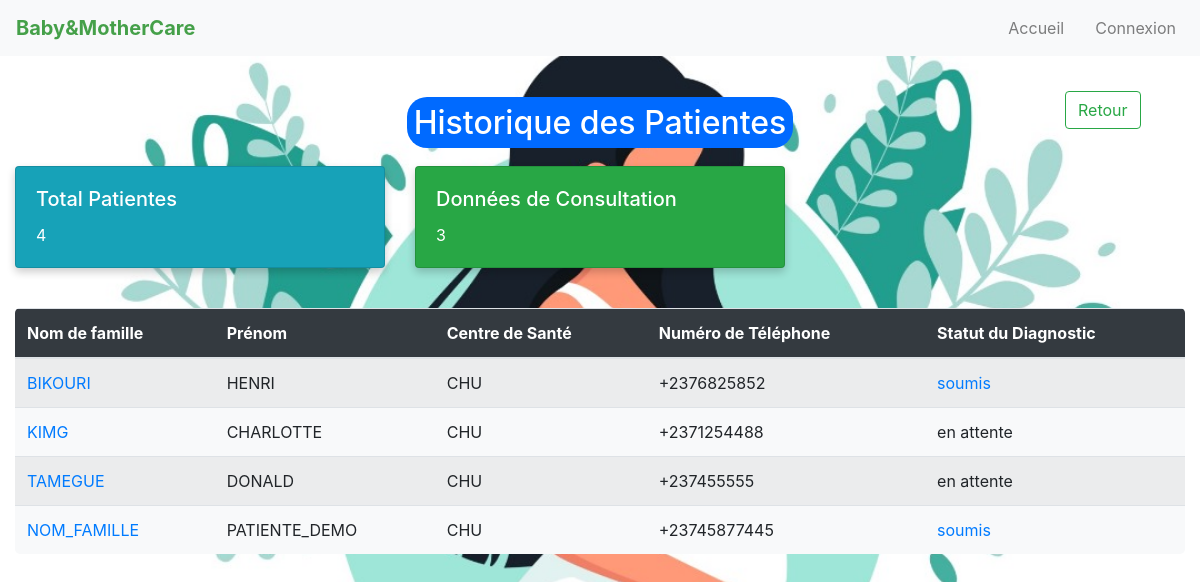
/consulter_historique, run on the app's committed database.
### app/models.py (models this page shows, shortened)
class Patient(models.Model):
    user = models.OneToOneField(User, on_delete=models.CASCADE, primary_key=True)
    centre_de_sante = models.ForeignKey(CentreDeSante, on_delete=models.CASCADE)
    numero_telephone = models.CharField(max_length=15)
    adresse = models.CharField(max_length=255)
    photo_profil = models.ImageField(upload_to='photos_profil/', blank=True, null=True)

class User(AbstractUser):
    is_doctor=models.BooleanField(default=False)
    is_agent=models.BooleanField(default=False)
    is_patient=models.BooleanField(default=True)

class CentreDeSante(models.Model):
    nom = models.CharField(max_length=100)
    zone = models.CharField(max_length=100)

### app/views.py (the view)
# urls.py: path('consulter_historique', consulter_historique, name='consulter_historique'),
def consulter_historique(request):
    patients = Patient.objects.all()
    total_patients = patients.count()
    total_donnees = DonneesPatient.objects.count()
    patients_with_status = []
    for patient in patients:
        diagnostic = Diagnostic.objects.filter(patient=patient).first()
        if diagnostic:
            status = 'soumis'
            diagnostic_id = diagnostic.id
        else:
            status = 'en attente'
            diagnostic_id = None
        patients_with_status.append({
            'patient': patient,
            'status': status,
            'diagnostic_id': diagnostic_id,
        })
    context = {
        'patients_with_status': patients_with_status,
        'total_patients': total_patients,
        'total_donnees': total_donnees,
    }
    return render(request, 'consulter_historique.html', context)

### templates/consulter_historique.html (shortened to what this page needs)
{% extends 'base.html' %}
{% block content %}
<div class="container mt-5">
    <div class="text-center mb-4">
        <h2 ><mark style="background-color: rgb(0, 106, 255);color: white; border-radius: 20px;">Historique des Patientes</mark></h2>
        <a href="{% url 'agent' %}" class="btn btn-outline-success position-absolute top-0 end-0 mt-3 me-3" style="margin-left: 465px;transform: translateY(-75px);">Retour</a>
    </div>
    <div class="row">
        <div class="col-md-4">
            <div class="card bg-info text-white mb-3">
                <div class="card-body">
                    <h5 class="card-title">Total Patientes</h5>
                    <p class="card-text">{{ total_patients }}</p>
                </div>
            </div>
        </div>
        <div class="col-md-4">
            <div class="card bg-success text-white mb-3">
                <div class="card-body">
                    <h5 class="card-title">Données de Consultation</h5>
                    <p class="card-text">{{ total_donnees }}</p>
                </div>
            </div>
        </div>
    </div>
    <div class="table-responsive mt-4">
        <table class="table table-striped">
            <thead>
                <tr>
                    <th>Nom de famille</th>
                    <th>Prénom</th>
                    <th>Centre de Santé</th>
                    <th>Numéro de Téléphone</th>
                    <th>Statut du Diagnostic</th>
                </tr>
            </thead>
            <tbody>
                {% for entry in patients_with_status %}
                <tr>
                    <td><a href="{% url 'patient_detail' entry.patient.pk %}">{{ entry.patient.user.last_name }}</a></td>
                    <td>{{ entry.patient.user.first_name }}</td>
                    <td>{{ entry.patient.centre_de_sante.nom }}</td>
                    <td>{{ entry.patient.numero_telephone }}</td>
                    <td>
                        {% if entry.status == 'soumis' %}
                        <a href="{% url 'visualiser_diagnostic' entry.diagnostic_id %}">{{ entry.status }}</a>
                        {% else %}
                        {{ entry.status }}
                        {% endif %}
                    </td>
                </tr>
                {% endfor %}
            </tbody>
        </table>
    </div>
</div>
{% endblock %}

### templates/consulter_historique.html (style rules this page uses)
.card { box-shadow: 0 4px 8px rgba(0, 0, 0, 0.2); transition: 0.3s; }
table { background-color: #f8f9fa; border-radius: 5px; overflow: hidden; }
.table thead { background-color: #343a40; color: #fff; }
.container { max-width: 1200px; }

### data on the page
Patient: patient.user.last_name "BIKOURI", patient.user.first_name "HENRI", patient.centre_de_sante.nom "CHU", patient.numero_telephone "+2376825852", status "soumis"
Patient: patient.user.last_name "KIMG", patient.user.first_name "CHARLOTTE", patient.centre_de_sante.nom "CHU", patient.numero_telephone "+2371254488", status "en attente"
Patient: patient.user.last_name "TAMEGUE", patient.user.first_name "DONALD", patient.centre_de_sante.nom "CHU", patient.numero_telephone "+237455555", status "en attente"
Patient: patient.user.last_name "NOM_FAMILLE", patient.user.first_name "PATIENTE_DEMO", patient.centre_de_sante.nom "CHU", patient.numero_telephone "+23745877445", status "soumis"

### other printed values
{{ total_patients }} "4"
{{ total_donnees }} "3"
